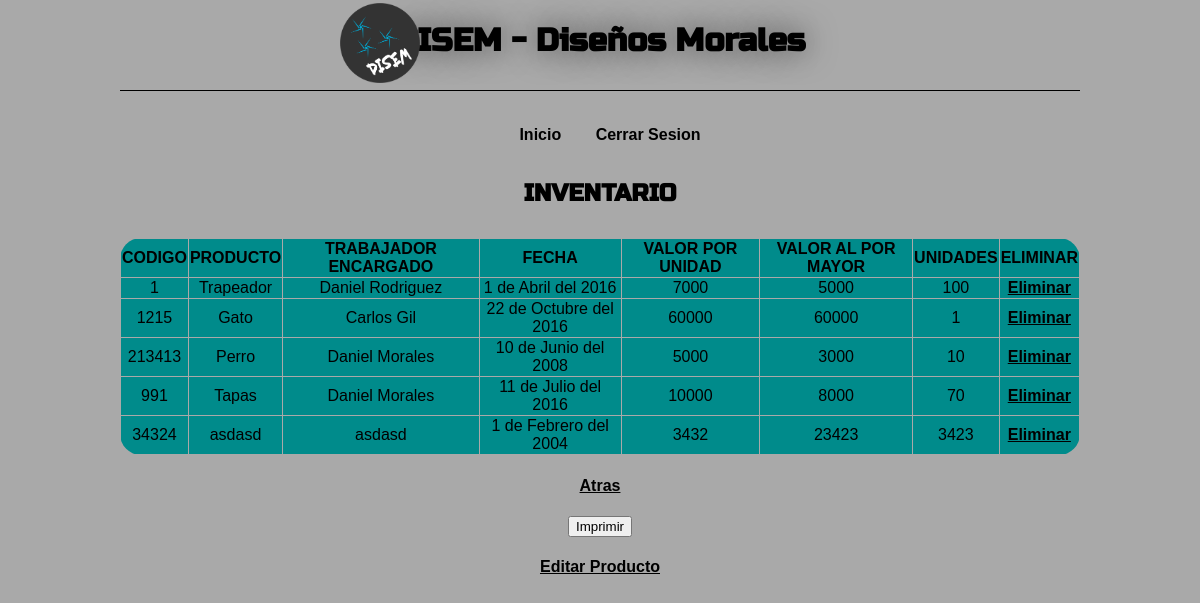
The page /miraria.php (signed in) on the database its author committed.
### tables this page shows
CREATE TABLE IF NOT EXISTS `productos` (
  `id` int(11) NOT NULL,
  `codigo` int(11) NOT NULL,
  `producto` varchar(30) NOT NULL,
  `trabajador` text NOT NULL,
  `dia` int(11) NOT NULL,
  `mes` text NOT NULL,
  `anio` int(11) NOT NULL,
  `valor` int(11) NOT NULL,
  `valorm` int(11) NOT NULL,
  `unidades` int(11) NOT NULL
);

### miraria.php (the view, shortened to what this page needs)
<?php
	require('conexion2.php');
	$query="SELECT id, codigo, producto, trabajador, dia, mes, anio, valor, valorm, unidades FROM productos";
	$resultado=$mysqli->query($query);
?>
<!DOCTYPE html>
<html lang="es" xmlns="http://www.w3.org/1999/xhtml">
	<head>
		<link rel="stylesheet" type="text/css" href="css/mirari.css">
	</head>
	<body>
		<div id="contenido">
			<header>
				<hgroup>
					<img src="imagenes/logo.png" width = "80"><h1>DISEM - Diseños Morales</h1>
				</hgroup>
				<nav>
				<ul>
					<li><a href="opciones.php">Inicio </a></li>
					<li><a href="cerrar_sesiona.php">Cerrar Sesion</a></li>
				</ul>
			</nav>
			</header>
			<section>
				<div id="textopr">
					<hgroup>
						<center><h1>INVENTARIO</h1></center>
						<center><table border="1">
			<thead>
				<tr>
					<td><center><b>CODIGO</b></td></center>
					<td><center><b>PRODUCTO</b></td></center>
					<td><center><b>TRABAJADOR ENCARGADO</b></td></center>
					<td><center><b>FECHA</b></td></center>
					<td><center><b>VALOR POR UNIDAD</b></td></center>
					<td><center><b>VALOR AL POR MAYOR</b></td></center>
					<td><center><b>UNIDADES</b></td></center>
					<td><center><b>ELIMINAR</b></td></center>
				<tbody>
					<?php while($row=$resultado->fetch_assoc()){ ?>
						<tr>
							<td><center><?php echo $row['codigo'];?></center>
							</td>
							<td><center><?php echo $row['producto'];?></center>
							</td>
							<td><center><?php echo $row['trabajador'];?></center>
							</td>
							<td><center><?php echo $row['dia'];?>
							de
							<?php echo $row['mes'];?>
							del
							<?php echo $row['anio'];?></center>
							</td>
							<td><center><?php echo $row['valor'];?></center>
							</td>
							<td><center><?php echo $row['valorm'];?></center>
							</td>
							<td><center><?php echo $row['unidades'];?></center>
							</td>
							<td>
								<center><a href="eliminarp2.php?id=<?php echo $row['id'];?>">Eliminar</a></center>
							</td>
						</tr>
					<?php } ?>
				</tbody>
			<center><a href="inventarioa.php"><h4><center>Atras</center></h4></a></center>
			<form>
					<center><input type='button' onclick='window.print();' value='Imprimir' /></center>
					</form> <p></p>
			<center><a href="editarpa.php"><h4><center>Editar Producto</center></h4></a></center>
					</hgroup>
				</div>
			</section>
		</div>
	</body>
</html>

### css/mirari.css (style rules this page uses)
body { background-color: #A9A9A9; font-family: sans-serif; }
#contenido { width: 960px; margin: 0 auto; text-align: center; }
h1 { margin-bottom: 30px; font-family: 'Russo One', sans-serif; }
nav ul li { display: inline-block; margin-bottom: 10px; margin-right: 20px; color: black; cursor: pointer; padding: 5px; transition:all 0.5s linear; -webkit-transition:all 0.5s linear; -moz-transition:all 0.5s linear; -o-transition:all 0.5s linear; }
nav ul li a { text-decoration: none; }
header hgroup h1 { border-bottom: solid; padding-bottom: 30px; border-width: 1px; border-color: #000000; text-shadow: 0px 0px 30px rgba(0,0,0,0.5); }
table { border: 1px solid black; border-collapse: collapse; border-radius: 15px 15px 15px 15px; -moz-border-radius: 21px 21px 21px 21px; -webkit-border-radius: 21px 21px 21px 21px; border: 1px solid #A9A9A9; background-color: #008B8B; }
a { color: #000000; font-weight: bold; }
img[src="imagenes/logo.png"] { position: absolute; left:340px; top: 3px; }

### rows shown on the page
productos: codigo "1", producto "Trapeador", trabajador "Daniel Rodriguez", dia "1", mes "Abril", anio "2016", valor "7000", valorm "5000", unidades "100"
productos: codigo "1215", producto "Gato", trabajador "Carlos Gil", dia "22", mes "Octubre", anio "2016", valor "60000", valorm "60000", unidades "1"
productos: codigo "213413", producto "Perro", trabajador "Daniel Morales", dia "10", mes "Junio", anio "2008", valor "5000", valorm "3000", unidades "10"
productos: codigo "991", producto "Tapas", trabajador "Daniel Morales", dia "11", mes "Julio", anio "2016", valor "10000", valorm "8000", unidades "70"
productos: codigo "34324", producto "asdasd", trabajador "asdasd", dia "1", mes "Febrero", anio "2004", valor "3432", valorm "23423", unidades "3423"
